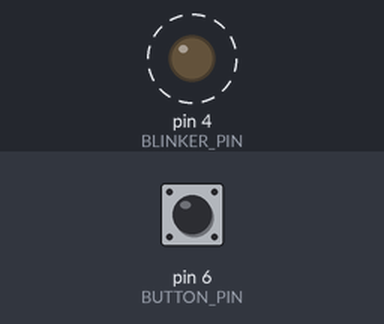
A sketch run on a simulated Arduino Uno, built with avr-gcc and run on an emulated ATmega328P. On the bench: output pins drawn as LEDs (lit = HIGH). Dashed ring = blinking. Inputs (shaded band) come from the test bench; at power-on: pin 6 (BUTTON_PIN) LOW.

Above: at 0.5 s.
Timing chart, 0 to 4.6 s (numbered marks = the images above):
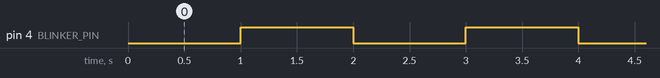

The sketch:

Exc1.ino
```cpp
// (C) Mohamed Taha Jasser, Nadman Faisal, Zahid Hasan, group: 6 (2025)
// Work package 5
// Exercise 1
// Submission code: 871233 (provided by your TA-s)

#define BLINKER_PIN 4 // Blinker pin is on pin 4
#define LED_PIN 3 // LED pin is on pin 3
#define BUTTON_PIN 6 // Button pin on pin 6

bool lightOn = false; // checks if light is on
bool blink = true; // check for blinking status

// setup
void setup() {
  setupTimer1(); // setup timer interrupts
  Serial.begin(9600); // begin serial communication  9600
  pinMode(BLINKER_PIN, OUTPUT); // set pin mode for blinker pin to Output
  pinMode(BUTTON_PIN, INPUT); // set pin mode for button pin to Input
}

void loop() {

  // we read the button and see if it is pressed
  if(digitalRead(BUTTON_PIN) == HIGH) {
    lightOn = true; // turn on the light
  } else {
    lightOn = false; // turn off the light
  }

  // if light is on
  if(lightOn) {
    digitalWrite(LED_PIN, HIGH); // turn led to on
  } else {
    digitalWrite(LED_PIN, LOW); // turn led to off
  }
}

// set blinking light on
void setLightOn() {
  if(blink) { // if it is already blinking
    blink = false; // set blinking to false so that ISR digitalWrites to LOW
  } else { // if it is not blinking
    blink = true; // set blinking to true so that ISR digitalWrites to HIGH
  }
}

// setting up the timer for timer1
void setupTimer1() {

// stop interrupts
cli();

//set timer1 interrupt at 1Hz == 1s frequency
  TCCR1A = 0;// set entire TCCR1A register to 0
  TCCR1B = 0;// same for TCCR1B
  TCNT1  = 0;//initialize counter value to 0
  // set compare match register for 1hz increments
  OCR1A = 15624;// = (16*10^6) / (1*1024) - 1 (must be <65536)
  // turn on CTC mode
  TCCR1B |= (1 << WGM12);
  // Set CS10 and CS12 bits for 1024 prescaler
  TCCR1B |= (1 << CS12) | (1 << CS10);
  // enable timer compare interrupt
  TIMSK1 |= (1 << OCIE1A);


sei();//allow interrupts

}//end setup

ISR(TIMER1_COMPA_vect){//timer1 interrupt 1Hz toggles pin 13 (LED)
  setLightOn(); // set blinking lights to on or off

  // if the boolean was true, meaning the state of the blink is blinking
  if(blink) {
    digitalWrite(BLINKER_PIN, HIGH); // set blinking led to on
  } else {
    digitalWrite(BLINKER_PIN, LOW); // set blinkin led to off
  }
}
```

Measured:
- by itself, pin 4 (BLINKER_PIN): alternates HIGH for 1.0 s and LOW for 1.0 s
